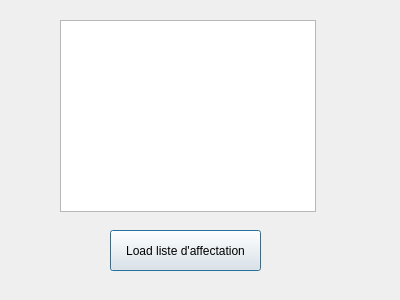
<?xml version="1.0" encoding="UTF-8"?>
<ui version="4.0">
 <class>Affectlist</class>
 <widget class="QDialog" name="Affectlist">
  <property name="geometry">
   <rect>
    <x>0</x>
    <y>0</y>
    <width>400</width>
    <height>300</height>
   </rect>
  </property>
  <property name="windowTitle">
   <string>Dialog</string>
  </property>
  <widget class="QPushButton" name="pushButton">
   <property name="geometry">
    <rect>
     <x>110</x>
     <y>230</y>
     <width>151</width>
     <height>41</height>
    </rect>
   </property>
   <property name="text">
    <string>Load liste d'affectation</string>
   </property>
  </widget>
  <widget class="QTableView" name="tableView">
   <property name="geometry">
    <rect>
     <x>60</x>
     <y>20</y>
     <width>256</width>
     <height>192</height>
    </rect>
   </property>
  </widget>
 </widget>
 <resources/>
 <connections/>
</ui>
